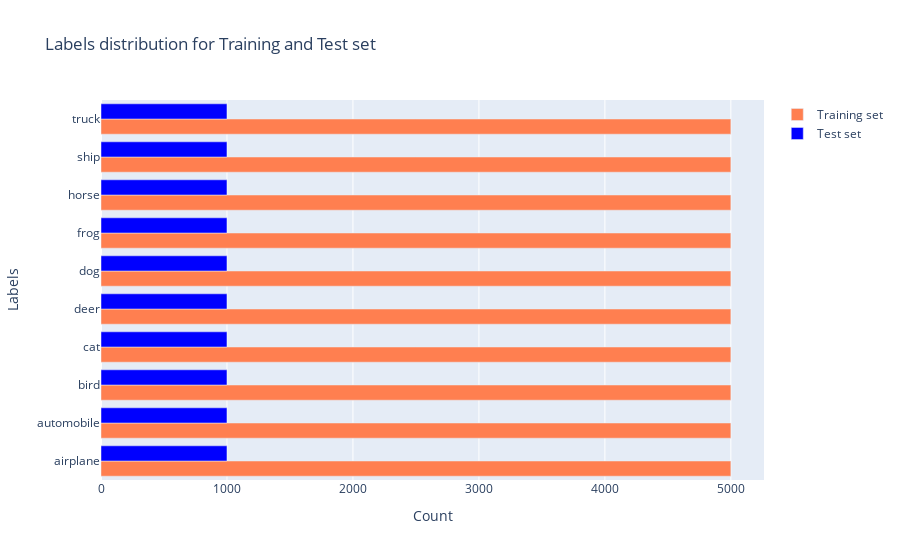

Notebook cell for this chart:
### Code cell
# Class distribution in training and test

class_distribution(y_train, y_test)

### Figure 1 — Plotly figure (JSON) as saved in the notebook; plotly's stock layout.template omitted (floating-point values rounded to 4 significant figures)
{"data": [{"marker": {"color": "coral"}, "name": "Training set", "orientation": "h", "type": "bar", "x": [5000, 5000, 5000, 5000, 5000, 5000, 5000, 5000, 5000, 5000], "y": ["airplane", "automobile", "bird", "cat", "deer", "dog", "frog", "horse", "ship", "truck"]}, {"marker": {"color": "blue"}, "name": "Test set", "orientation": "h", "type": "bar", "x": [1000, 1000, 1000, 1000, 1000, 1000, 1000, 1000, 1000, 1000], "y": ["airplane", "automobile", "bird", "cat", "deer", "dog", "frog", "horse", "ship", "truck"]}], "layout": {"barmode": "group", "title": {"text": "Labels distribution for Training and Test set"}, "xaxis": {"title": {"text": "Count"}}, "yaxis": {"title": {"text": "Labels"}}}}
